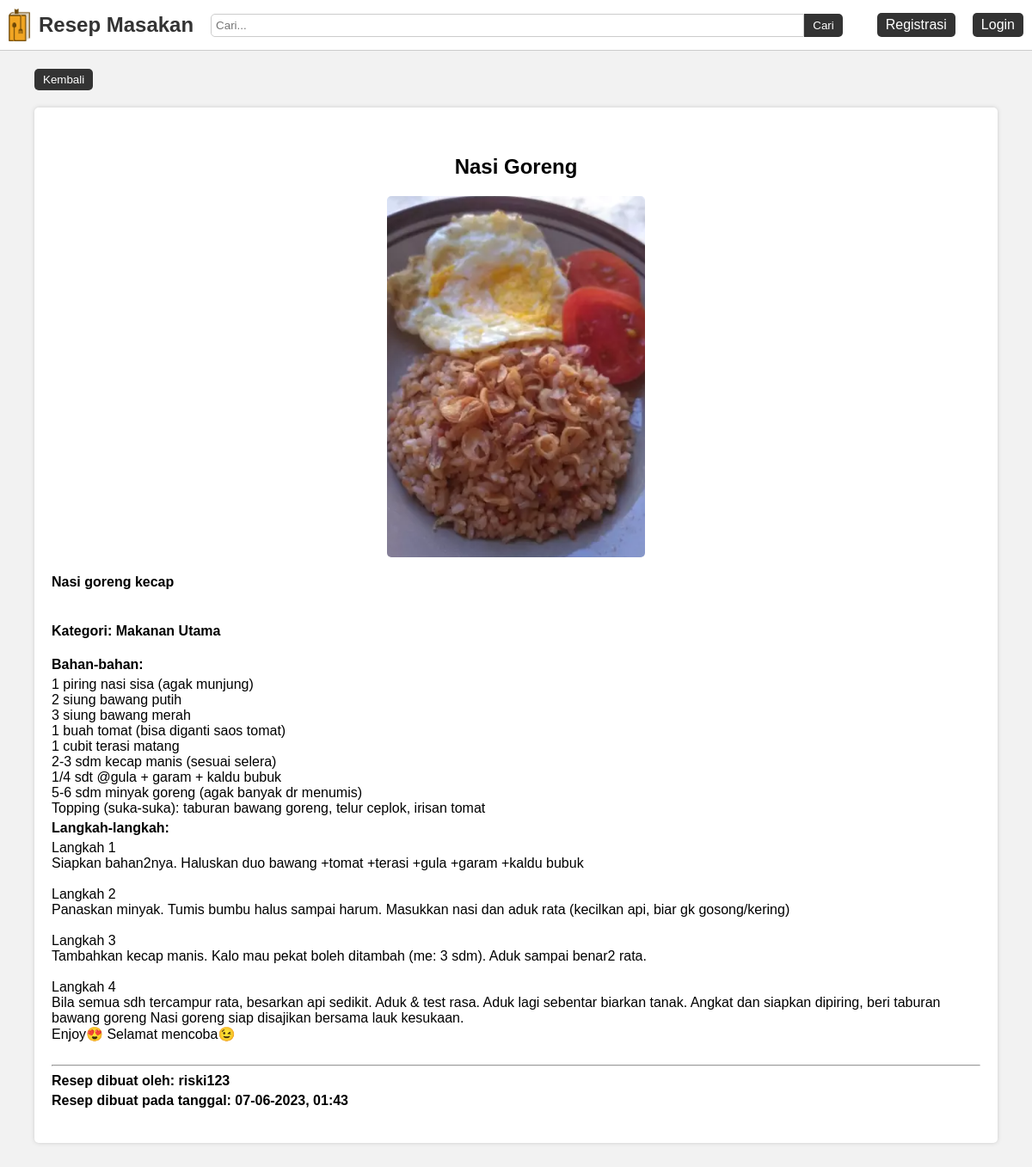
The app's page /detail_resep.php?id_resep=4 with its own data.
### tables this page shows
CREATE TABLE `resep` (
  `id_resep` int(11) NOT NULL,
  `nama_resep` varchar(100) NOT NULL,
  `deskripsi_resep` text NOT NULL,
  `bahan` text NOT NULL,
  `langkah` text NOT NULL,
  `foto_resep` text DEFAULT NULL,
  `tanggal_resep_dibuat` datetime NOT NULL,
  `id_kategori` int(11) NOT NULL,
  `id_user` int(11) NOT NULL
);

CREATE TABLE `kategori` (
  `id_kategori` int(11) NOT NULL,
  `kategori` varchar(100) NOT NULL
);

CREATE TABLE `user` (
  `id_user` int(11) NOT NULL,
  `username` varchar(50) NOT NULL,
  `password` varchar(255) NOT NULL,
  `nama_lengkap` varchar(50) NOT NULL
);

### detail_resep.php (the view, shortened to what this page needs)
<?php
	require_once 'koneksi.php';
	$id_resep = $_GET['id_resep'];
	$resep = mysqli_query($koneksi, "SELECT * FROM resep INNER JOIN kategori ON kategori.id_kategori = resep.id_kategori INNER JOIN user ON resep.id_user = user.id_user WHERE id_resep = '$id_resep' ORDER BY nama_resep ASC");
	$data_resep = mysqli_fetch_assoc($resep);
?>
<html>
<head>
	<?php include_once 'include_head.php'; ?>
</head>
<body>
	<?php include_once 'include_navbar.php'; ?>
	<div class="container padding-10px margin-top-bottom-50px">
		<button type="button" onclick="return window.history.back()" class="button margin-top-bottom-20px">Kembali</button>
		<div class="card-detail-resep">
		    <h2 class="text-center"><?= $data_resep['nama_resep']; ?></h2>
		    <img src="img/<?= $data_resep['foto_resep']; ?>" alt="Gambar">
		    <h3 class="card-description"><?= $data_resep['deskripsi_resep']; ?></h3>
		    <h4>Kategori: <?= $data_resep['kategori']; ?></h4>
		    <h4 class="margin-top-bottom-5px">Bahan-bahan:</h4>
		    <p class="card-description"><?= $data_resep['bahan']; ?></p>
		    <h4 class="margin-top-bottom-5px">Langkah-langkah:</h4>
		    <p class="card-description"><?= $data_resep['langkah']; ?></p>
		    <hr>
		    <h4 class="margin-top-bottom-5px">Resep dibuat oleh: <?= $data_resep['username']; ?></h4>
		    <h4 class="margin-top-bottom-5px">Resep dibuat pada tanggal: <?= date("d-m-Y, H:i", strtotime($data_resep['tanggal_resep_dibuat'])); ?></h4>
		</div>
	</div>
</body>
</html>

### style.css (style rules this page uses)
* { box-sizing: border-box; font-family: 'Arial', sans-serif; }
body { background-color: #f2f2f2; margin: 0; }
.container { width: 100%; padding-right: 15px; padding-left: 15px; margin-right: auto; margin-left: auto; }
.margin-top-bottom-50px { margin-top: 50px; margin-bottom: 50px; }
.margin-top-bottom-20px { margin-top: 20px; margin-bottom: 20px; }
.margin-top-bottom-5px { margin-top: 5px; margin-bottom: 5px; }
.padding-10px { padding: 10px; }
.text-center { text-align: center; }
.card-description { font-size: 1rem; margin: 0; }
.button { display: inline-block; color: #fff; text-decoration: none; border: none; border-radius: 5px; text-align: center; background-color: #333; padding: 5px 10px; }
.card-detail-resep { position: relative; background-color: #fff; border-radius: 5px; padding: 35px 20px; box-shadow: 0px 0px 5px #ccc; }
.card-detail-resep img { display: block; margin-left: auto; margin-right: auto; border-radius: 5px; margin-bottom: 20px; width: 300px; }
@media (min-width: 768px) { .container { max-width: 720px; } }
@media (min-width: 768px) { .margin-top-bottom-50px { margin-top: 50px; } }
@media (min-width: 992px) { .container { max-width: 960px; } }
@media (min-width: 992px) { .margin-top-bottom-50px { margin-top: 50px; } }
@media (min-width: 1200px) { .container { max-width: 1140px; } }
@media (min-width: 1200px) { .margin-top-bottom-50px { margin-top: 50px; } }

### records on screen
resep: nama_resep "Nasi Goreng", foto_resep (picture), deskripsi_resep "Nasi goreng kecap", id_kategori.kategori "Makanan Utama", bahan "1 piring nasi sisa (agak munjung) 2 siung bawang putih 3 siung bawang merah 1 buah tomat (bisa diganti saos tomat) 1 cubit terasi matang 2-3 sdm kecap manis (sesuai selera) 1/4 sdt @gula + garam + kaldu bubuk 5-6 sdm minyak goreng (agak banyak dr menumis) Topping (suka-suka): taburan bawang goreng, telur ceplok, irisan tomat", langkah "Langkah 1 Siapkan bahan2nya. Haluskan duo bawang +tomat +terasi +gula +garam +kaldu bubuk Langkah 2 Panaskan minyak. Tumis bumbu halus sampai harum. Masukkan nasi dan aduk rata (kecilkan api, biar gk gosong/kering) Langkah 3 Tambahkan kecap manis. Kalo mau pekat boleh ditambah (me: 3 sdm). Aduk sampai benar2 rata. Langkah 4 Bila semua sdh tercampur rata, besarkan api sedikit. Aduk & test rasa. Aduk lagi sebentar biarkan tanak. Angkat dan siapkan dipiring, beri taburan bawang goreng Nasi goreng siap disajikan bersama lauk kesukaan. Enjoy😍 Selamat mencoba😉", id_user.username "riski123", tanggal_resep_dibuat "07-06-2023, 01:43"
